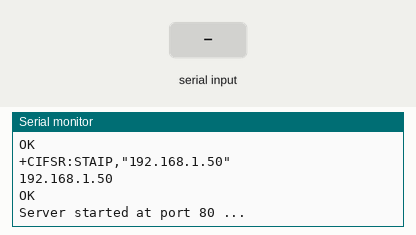
Recording of a sketch running on a simulated Arduino Uno, built with avr-gcc and run on an emulated ATmega328P. Shown: the last lines printed to the serial monitor. Inputs (shaded band) come from the test bench. The modem accepts every AT command (registered, SIM ready, sends succeed) and sends nothing else.

Above: at 14.3 s.
14.4 s: "1" received over the second serial link
At 15.6 s:
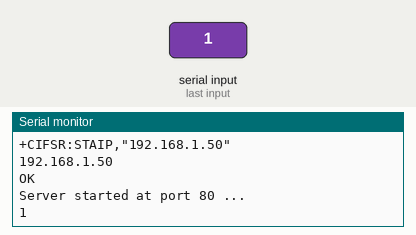
15.9 s: "0" received over the second serial link
At 16.8 s:
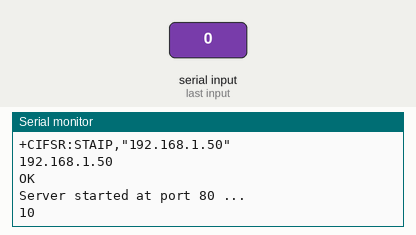

Measured:
- after the input at 14.4 s, the serial monitor: prints a new line at once (image 1)
- after the input at 15.9 s, the serial monitor: prints a new line at once (image 2)

The sketch:

ESP-01S_003_ATcmd-AP.ino
```cpp
/*
 *  AT Command                說明
 *  ---------------------------------------------------------------------
 *  AT                        OK
 *  AT+GMR                    Version
 *  AT+RST                    硬體重置
 *  AT+CWMODE?                WiFi 組態查詢
 *  AT+CWMODE={1,2 or 3}      WiFi 組態設定 (1:STA, 2:AP, 3:Both)
 *  AT+CWLAP                  讓模組列出當前環境下存在無線路由器的列表
 *  AT+CWJAP="ID","password"  讓模組連上自己的路由器
 *  AT+CWJAP?                 檢測模組是否連上自己的路由器
 *  AT+CIPMUX=1               啟動模組允許多重連線
 *  AT+CIPSERVER=1,80         開啟模組本地的TCP 伺服器(1:Open, 0:Close)
 *  AT+CIFSR=?                檢查模組的IP位址
 */

#include <SoftwareSerial.h>
#define BAUD      9600

SoftwareSerial mySerial(3, 2); // mySerial8266 mySerial-01: Tx, Rx

void setup() {
  Serial.begin(BAUD);
  Serial.println("Arduino...Ok");

  mySerial.begin(BAUD);
  Serial.println("ESP8266...Ok");

  Serial.println("\nInitialize ESP-01S as HTTP Server...");
  initESP();
  Serial.println("\r\nServer started at port 80 ...");

}

void loop() {
  if (mySerial.available()) {
    Serial.write(mySerial.read());
  }
  if (Serial.available()) {
    mySerial.write(Serial.read());
  }
}

void initESP() {
//  sendATcmd("AT+GMR\r\n",      1000);
  sendATcmd("AT+RST\r\n",      5000);
  sendATcmd("AT+CWMODE=2\r\n", 2000);
  sendATcmd("AT+CWMODE?\r\n",  1000);
  sendATcmd("AT+CIPMUX=1\r\n", 1000);
  sendATcmd("AT+CIPSERVER=1,80\r\n", 3000);
  sendATcmd("AT+CIFSR\r\n",    1000);
}

void sendATcmd(char *cmd, unsigned int delay)
{
  mySerial.print(cmd);
  unsigned long timeout = millis() + delay;
  while(millis() < timeout ) {} // NOP

  Serial.println();
  while (mySerial.available()) {
    Serial.write(mySerial.read());
  };
}
```
